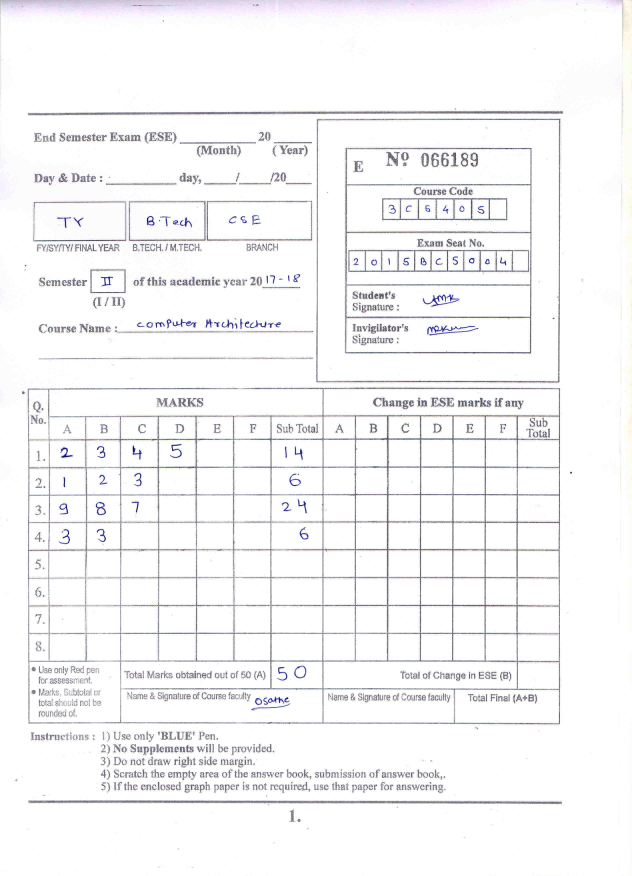
#> input picture DeepForms/test_images/test1.jpg, 2528 x 3504 px (shown at 1/4 size)
$ python -i preprocess.py   (imports and definitions only)   (older library calls are emulated)
#> lines starting #> are read from the running program, lines starting #| are printed output that depends on the picture; after the words box and inside, x2 and y2 are one past the last pixel; in counts of white or black regions, pixels touching at a corner belong together
import numpy as np
import cv2

# take the image

def read_image(image_name):
#> called with image_name = 'test_images/test1.jpg'
    img = cv2.imread(image_name)
#> img is the input picture: shape (3504, 2528, 3); mean B, G, R 246.4, 245.3, 245.7
    # img = cv2.cvtColor(img, cv2.COLOR_BGR2GRAY)
    print(img.shape)
#| (3504, 2528, 3)
    img = cv2.resize(img, (1700, 2400))
#> img: shape (2400, 1700, 3)
    return img

def remove_point_noise(img):
    img = cv2.medianBlur(img, 3)
    return img;


def blurring_gaussian(img):
    img = cv2.GaussianBlur(img,(3,3),5)
    return img


def blurring_average(img):
     return cv2.boxFilter(img , -1, (3,3))


# [5 lines left out: function sharpen_image, not called in this run]

def edges(img):
    return cv2.Canny(img, 70,100)

# [56 lines left out: functions matching_pattern, thining_edges, thining_img, not called in this run]


size = 0
def erosion(img):
    kernel = np.ones((3,3),np.uint8)
    erosion = cv2.morphologyEx(img,cv2.MORPH_CLOSE, kernel)
    #erosion = cv2.dilate(img,kernel,iterations = 1)
    return erosion

def contourThresholding(cnt):
    return areaThresholding(cnt) and dimensionThresholding(cnt)

def areaThresholding(cnt):
        area = cv2.contourArea(cnt)
        #print(size)
        if(area>2000 and area<30000):
            return True

def dimensionThresholding(cnt):
    rect = cv2.minAreaRect(cnt)
    width,height = rect[1]
    #print(str(height)+" "+str(width))
    return height>30 and height<400 and width>30 and width<400


# [28 lines left out: functions skeletonization, remove_contours_with_less_area, not called in this run]

def checkContours(cnt1,cnt2):
    rect = cv2.minAreaRect(cnt1)
    box = cv2.boxPoints(rect)
    maxX = 0
    maxY = 0
    minX = 10000000
    minY = 10000000
    for i in box:
        minX = min(minX,i[0])
        minY = min(minY,i[1])
        maxX = max(maxX,i[0])
        maxY = max(maxY,i[1])
    minX = int(minX)
    maxX = int(maxX)
    minY = int(minY)
    maxY = int(maxY)
    M = cv2.moments(cnt2)
    cx = int(M['m10']/M['m00'])
    cy = int(M['m01']/M['m00'])
    if((cx>minX) and (cx<maxX) and (cy>minY) and (cy<maxY) ):
        return True
    return False

def sortInRange(x,y,contours):
    x = x-1
    y = y-1
    l=[]
    for i in range(x,y+1):
        M = cv2.moments(contours[i])
        cx = int(M['m10']/M['m00'])
        cy = int(M['m01']/M['m00'])
        l.append((cx,contours[i]))
    s=sorted(l,key=lambda x:x[0])
    length = len(s)
    for i in range(length):
        contours[x+i] = s[i][1]

def sort1(contours):
    sortInRange(1,7,contours)
    sortInRange(8,18,contours)
    sortInRange(37,51,contours)
    sortInRange(52,66,contours)
    sortInRange(67,81,contours)
    sortInRange(82,96,contours)
    sortInRange(97,111,contours)
    sortInRange(112,126,contours)
    sortInRange(127,141,contours)
    sortInRange(142,156,contours)
    sortInRange(157,158,contours)

def getSize(img):
    width,height = img.shape
    return width*height

def cropContour(cnt,img):
    rect = cv2.minAreaRect(cnt)
    box = cv2.boxPoints(rect)
    maxX = 0
    maxY = 0
    minX = 10000000
    minY = 10000000
    for i in box:
        minX = min(minX,i[0])
        minY = min(minY,i[1])
        maxX = max(maxX,i[0])
        maxY = max(maxY,i[1])
    minX = int(minX)
    maxX = int(maxX)
    minY = int(minY)
    maxY = int(maxY)

    #print(str(minX)+" "+str(maxX))
    #print(str(minY)+" "+str(maxY))
    return img[minY+5:maxY-5, minX+5:maxX-5]

def preProcess(filePath):

    img = read_image(filePath)
    img_gray = cv2.cvtColor(img, cv2.COLOR_BGR2GRAY)
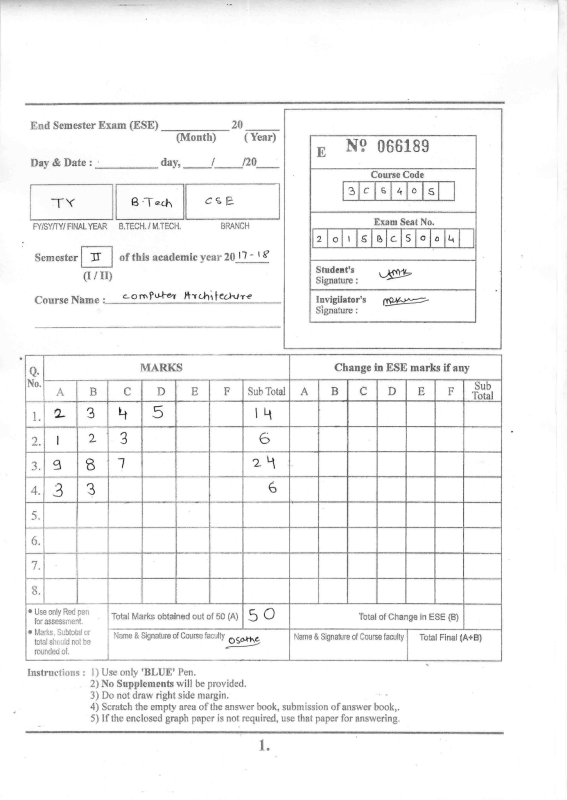
#> img_gray: shape (2400, 1700) (shown at 1/3 size); min 5, max 255, mean 245.5

    #img_blur = cv2.GaussianBlur(img_gray,(5,5),0)
    ret, imgf = cv2.threshold(img_gray, 0, 255,cv2.THRESH_OTSU)
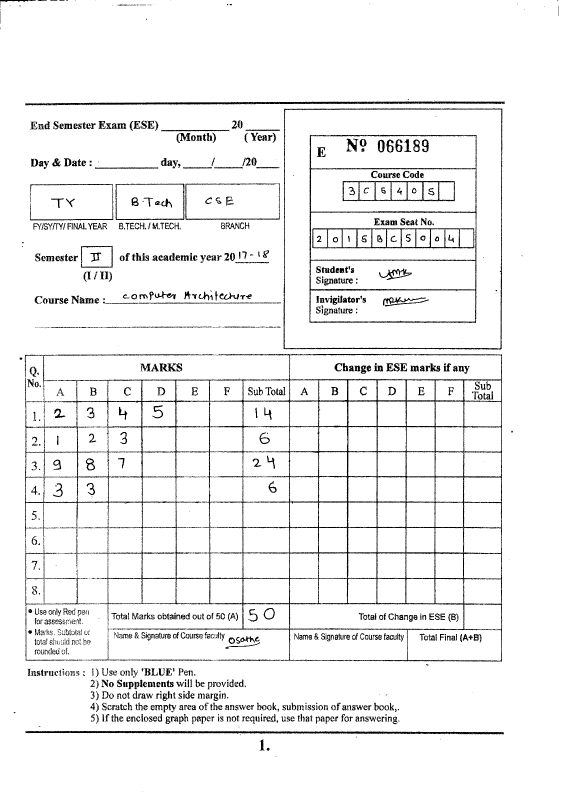
#> imgf: shape (2400, 1700) (shown at 1/3 size); 94.4% white; 1140 black regions (334 under 20 px), largest, box (x1, y1, x2, y2) and area: (75, 1061, 1507, 1985) 69617, (928, 404, 1430, 969) 12613, (75, 304, 1514, 316) 8189
#> ret = 191
    #cv2.imshow("binarized image",imgf)

    #cv2.imwrite("thresholding.jpg", 255- imgf)
    dilated_image = erosion(255 - imgf)
#> in erosion, `erosion = cv2.morphologyEx(img,cv2.MORPH_CLOSE, kernel)`:
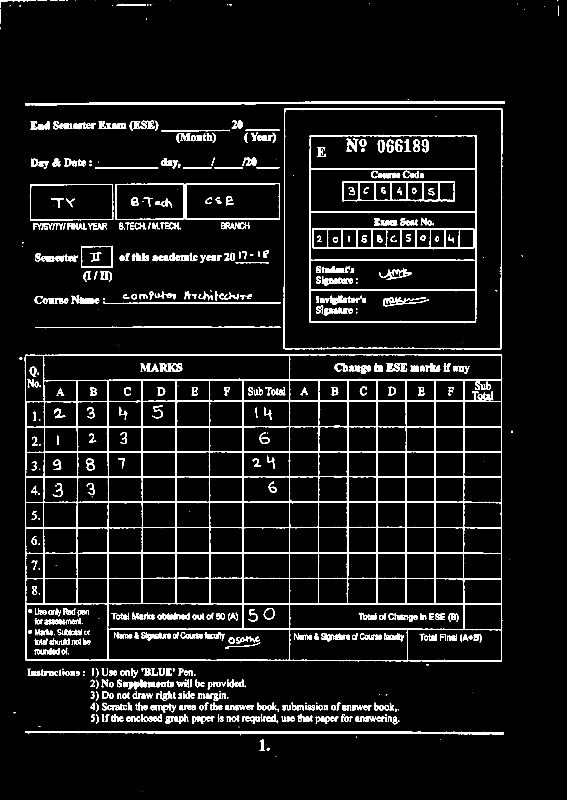
#> erosion: shape (2400, 1700) (shown at 1/3 size); 6.5% white; 532 white regions (96 under 20 px), largest, box (x1, y1, x2, y2) and area: (74, 1061, 1507, 1985) 92783, (928, 404, 1430, 970) 14723, (850, 325, 1507, 1049) 9186
#> in erosion, `erosion = cv2.morphologyEx(img,cv2.MORPH_CLOSE, kernel)`:
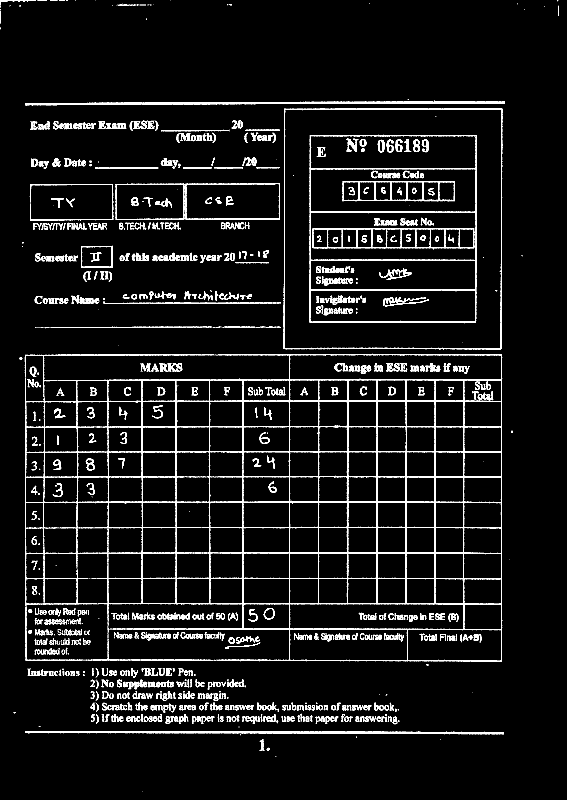
#> img: shape (2400, 1700) (shown at 1/3 size); 5.6% white; 1140 white regions (334 under 20 px)
    cv2.imwrite('Final_Contour_Image1.jpg', dilated_image)
    #eroded_image = erosion(255 - eroded_image)
    #cv2.imwrite("closing image.jpg", dilated_image)

    '''
        TODO: This is later part but need to check accuracy by thining method
    '''
    contours, hierarchy = cv2.findContours(dilated_image,cv2.RETR_TREE,cv2.CHAIN_APPROX_SIMPLE)[-2:]
#> contours = 1128 contours, 220 with area under 20; largest, box (x1, y1, x2, y2) and area: (74, 1061, 1507, 1985) 1312870, (850, 325, 1507, 1049) 470864, (853, 328, 1505, 1046) 464416, (928, 404, 1430, 970) 280742, (931, 637, 1428, 781) 70029
    # cv2.imwrite('Contours_test.jpg', )
    new_contours = []
    for cnt in contours:
        epsilon = 0.1*cv2.arcLength(cnt,True)
        approx = cv2.approxPolyDP(cnt,epsilon,True)
        if contourThresholding(cnt) and len(approx)==4:
            new_contours.append(approx)
#> this loop made 1128 passes
#> (epsilon, approx) on passes 3, 4, 13: (2.67, [[808, 2246], [802, 2244], [801, 2251], [806, 2251]]), (9.58, [[789, 2218], [779, 2251], [793, 2251]]), (6.37, [[1139, 2150], [1130, 2154], [1135, 2165]])
#> after the loop, new_contours = 162 contours; largest, box (x1, y1, x2, y2) and area: (559, 553, 838, 656) 28305, (90, 552, 340, 661) 26412, (91, 554, 338, 658) 25009, (1222, 1890, 1505, 1981) 24826, (346, 551, 552, 660) 21930
    length = len(new_contours)
#> length = 162

    base_contour = new_contours[0]
#> base_contour = [[1222, 1890], [1502, 1890], [1504, 1977], [1223, 1980]]
    final_contours = [base_contour]
#> final_contours = [[[1222, 1890], [1502, 1890], [1504, 1977], [1223, 1980]]]
    for i in range(1,length):
        if checkContours(base_contour,new_contours[i])==True:
                 continue
        else:
                 final_contours.append(new_contours[i])
                 base_contour = new_contours[i]
#> this loop made 161 passes
#> (rect in checkContours, box in checkContours, cx in checkContours, cy in checkContours, base_contour) on passes 1 to 4: (((1363, 1933.5), (281.1, 90.01), -0.612), [[1223, 1980], [1222, 1890], [1503, 1887], [1504, 1977]], 1447, 1850, [[1392, 1814], [1502, 1814], [1503, 1887], [1393, 1887]]), (((1447.5, 1850.5), (73, 111), -90), [[1503, 1887], [1392, 1887], [1392, 1814], [1503, 1814]], 798, 1848, [[729, 1813], [866, 1812], [867, 1885], [731, 1886]]), (((798, 1849), (137.5, 73.01), -0.421), [[729.5, 1886], [729, 1813], [866.5, 1812], [867, 1885]], 1447, 1774, [[1392, 1738], [1502, 1738], [1503, 1810], [1393, 1811]]), (((1447.5, 1774), (110.3, 73.01), -0.521), [[1392.7, 1811], [1392, 1738], [1502.3, 1737], [1503, 1810]], 1347, 1772, [[1305, 1737], [1389, 1737], [1390, 1808], [1307, 1809]])
#> (rect in checkContours, box in checkContours) on pass 37: (((1347, 1620), (83.12, 73.02), -0.699), [[1305.9, 1657], [1305, 1584], [1388.1, 1583], [1389, 1656]])
    final_contours.reverse()
    cv2.drawContours(img, final_contours, -1, (0,255,0), 1)
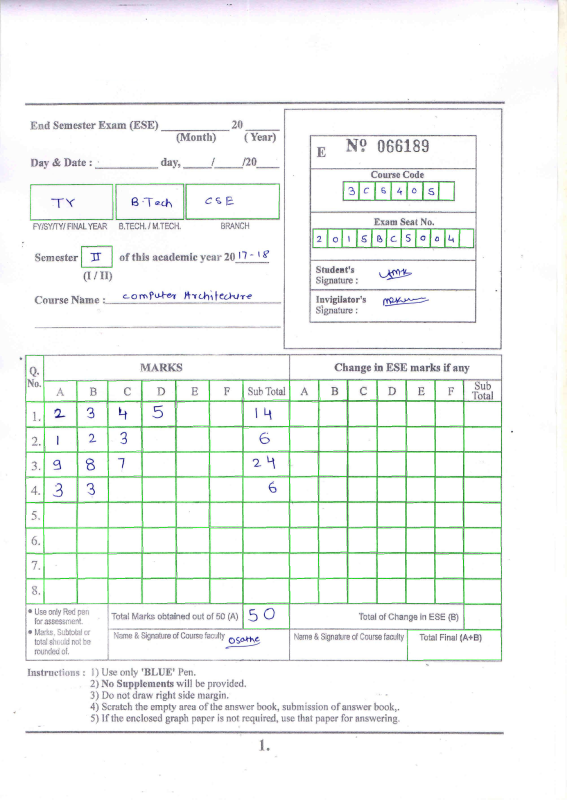
#> img: shape (2400, 1700, 3) (shown at 1/3 size); mean B, G, R 243.8, 246, 243.1
    cv2.imwrite('Final_Contour_Image.jpg', img)
    print(len(final_contours))
#| 159
    sort1(final_contours)
    for i in range(len(final_contours)):
        # cv2.imwrite('contours/'+str(i)+'.jpg',cropContour(final_contours[i],img))
        cv2.imwrite('contours/'+str(i+1)+'.jpg',cropContour(final_contours[i],img))
#> this loop made 159 passes
#> pass 1, in preProcess, `cv2.imwrite('contours/'+str(i+1)+'.jpg',cropContour(final_contours[i],..`:
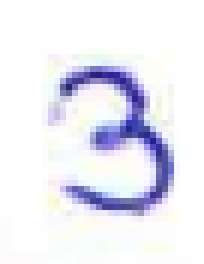
#> saved as 1.jpg: shape (44, 34, 3) (shown 6 times larger); mean B, G, R 244.2, 234.9, 234.7
#> pass 2, in preProcess, `cv2.imwrite('contours/'+str(i+1)+'.jpg',cropContour(final_contours[i],..`:
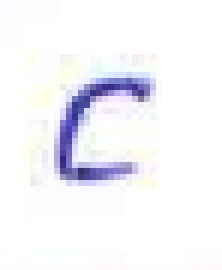
#> saved as 2.jpg: shape (45, 37, 3) (shown 6 times larger); mean B, G, R 248.5, 243.7, 244
    cv2.drawContours(img, final_contours, -1, (0,255,0), 1)
    # cv2.imshow("contours", img)
    cv2.imwrite("contour_image.jpg", img)
# preProcess('test4.jpg')

>>> result = preProcess('test_images/test1.jpg')

$ run again, on DeepForms/test_images/test3.jpg
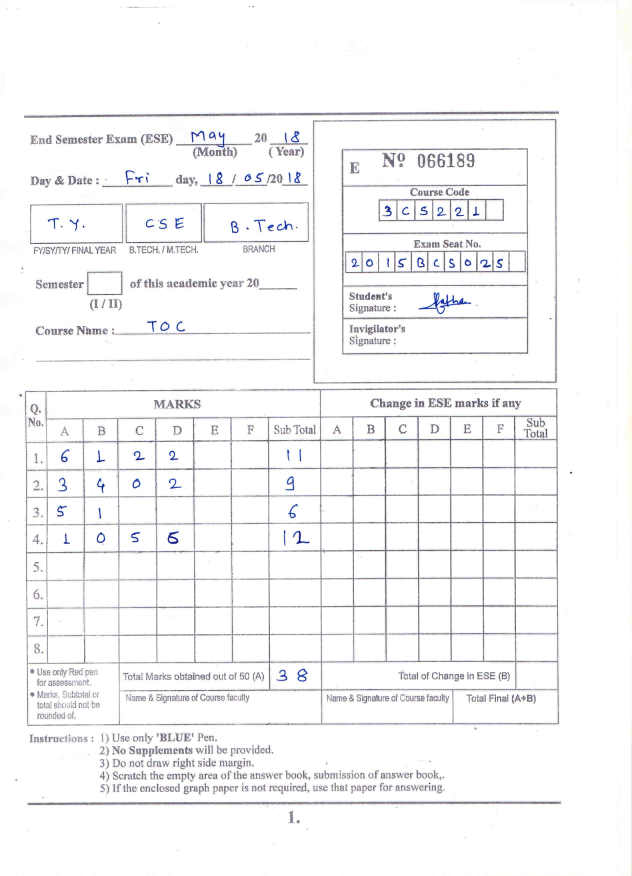
#> input picture DeepForms/test_images/test3.jpg, 2528 x 3504 px (shown at 1/4 size)
#> in read_image, img is the input picture: shape (3504, 2528, 3); mean B, G, R 246.8, 245.9, 245.9
#| (3504, 2528, 3)
#> in preProcess, `ret, imgf = cv2.threshold(img_gray, 0, 255,cv2.THRESH_OTSU)`:
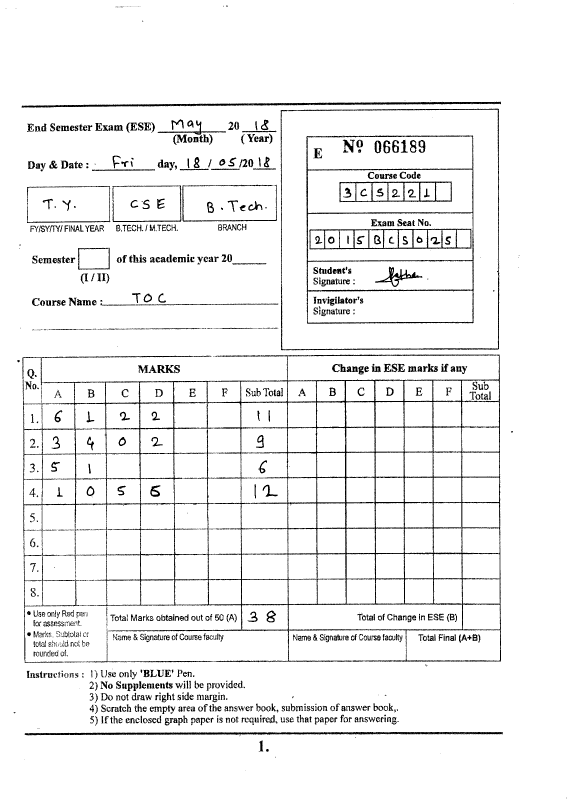
#> imgf: shape (2400, 1700) (shown at 1/3 size); 94.3% white; 1090 black regions (337 under 20 px), largest, box (x1, y1, x2, y2) and area: (67, 1063, 1503, 1987) 74876, (919, 406, 1421, 971) 12850, (65, 305, 1503, 323) 8306
#> ret = 192
#> erosion: shape (2400, 1700); 6.6% white; 495 white regions (79 under 20 px), largest, box (x1, y1, x2, y2) and area: (67, 1063, 1503, 1989) 94136, (919, 406, 1421, 971) 20360, (74, 2195, 1509, 2209) 9340
#> contours = 1067 contours, 185 with area under 20; largest, box (x1, y1, x2, y2) and area: (67, 1063, 1503, 1989) 1258568, (842, 326, 1498, 1051) 470710, (844, 328, 1496, 1049) 464376, (919, 406, 1421, 971) 280694, (922, 508, 1419, 640) 63238
#> the loop in preProcess, `for cnt in contours:` made 1067 passes
#> (epsilon, approx) on passes 6, 7, 12: (2.59, [[800, 2247], [798, 2251], [802, 2255], [805, 2248]]), (9.78, [[786, 2221], [777, 2254], [791, 2254]]), (17.99, [[377, 2158], [418, 2164]])
#> after the loop in preProcess, `for cnt in contours:`: new_contours = 162 contours; largest, box (x1, y1, x2, y2) and area: (550, 558, 829, 661) 28254, (81, 558, 330, 669) 26605, (1218, 1890, 1501, 1982) 25107, (83, 561, 329, 666) 24956, (337, 557, 543, 665) 21780
#> length = 162
#> in preProcess, `base_contour = new_contours[0]`: base_contour = [[1218, 1892], [1499, 1890], [1500, 1980], [1220, 1981]]
#> final_contours = [[[1218, 1892], [1499, 1890], [1500, 1980], [1220, 1981]]]
#> the loop in preProcess, `for i in range(1,length):` made 161 passes
#> (rect in checkContours, box in checkContours, cx in checkContours, cy in checkContours, base_contour) on passes 1 to 2: (((1359, 1936), (281.4, 90), -0.408), [[1218.6, 1982], [1218, 1892], [1499.4, 1890], [1500, 1980]], 794, 1851, [[725, 1816], [861, 1814], [863, 1887], [727, 1889]]), (((794, 1851.5), (136.9, 73.02), -0.843), [[726.1, 1889], [725, 1816], [861.9, 1814], [863, 1887]], 1443, 1850, [[1499, 1815], [1498, 1888], [1388, 1887], [1389, 1813]])
#| 159
#> the loop in preProcess, `for i in range(len(final_contours)): # cv2.imwrite('contours/'+str(i)+..` made 159 passes
#> pass 2, in preProcess, `cv2.imwrite('contours/'+str(i+1)+'.jpg',cropContour(final_contours[i],..`:
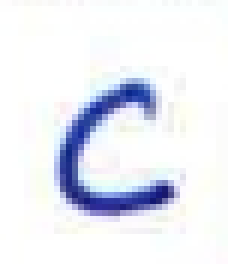
#> saved as 2.jpg: shape (44, 38, 3) (shown 6 times larger); mean B, G, R 244, 236.1, 233.5
